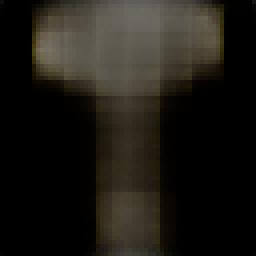
#> input picture snippets/scratch_experiments/generated_image.png, 64 x 64 px (shown 4 times larger)
$ python -i _infillGlare.py   (imports and definitions only)
#> lines starting #> are read from the running program, lines starting #| are printed output that depends on the picture; after the words box and inside, x2 and y2 are one past the last pixel; in counts of white or black regions, pixels touching at a corner belong together
from scipy import ndimage as ndi
import matplotlib.pyplot as plt
from skimage.feature import peak_local_max
from skimage import img_as_float
from skimage.color import rgb2gray, rgb2hsv
import numpy as np
from skimage import util
import cv2

def _infillGlare(img,filter_size=20,min_peak_dist=20,sat_glare_range=20,show=False):
#> called with filter_size = 20, min_peak_dist = 20, sat_glare_range = 20, show = False
    og_img = img

    # create lum channel image
    lum_img = rgb2gray(og_img)
    lum_img = img_as_float(lum_img)

    # create inverted sat channel image
    sat_img = rgb2hsv(og_img)
#> sat_img: shape (64, 64, 3) float64; mean of channels 0, 1, 2 0.0612, 0.248, 0.116
    sat_img = img_as_float(sat_img)
    sat_img = sat_img[:, :, 1]
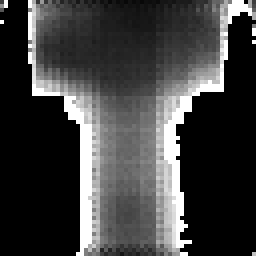
#> sat_img: shape (64, 64) float64 (shown 4 times larger); min 0, max 1, mean 0.248
    sat_img = util.invert(sat_img)
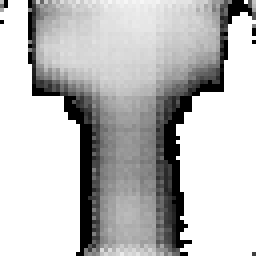
#> sat_img: shape (64, 64) float64 (shown 4 times larger); min 0, max 1, mean 0.752

    # combine the two images
    img = (lum_img + sat_img) / 2
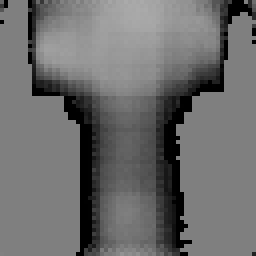
#> img: shape (64, 64) float64 (shown 4 times larger); min 0.000141, max 0.67, mean 0.429

    # image_max is the dilation of im with a 20*20 structuring element
    # it is used within peak_local_max function
    image_max = ndi.maximum_filter(img, size=filter_size, mode='constant')
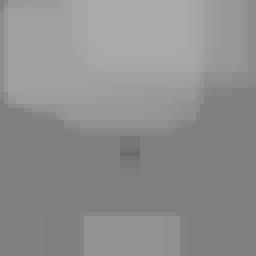
#> image_max: shape (64, 64) float64 (shown 4 times larger); min 0.418, max 0.67, mean 0.56

    # Comparison between image_max and im to find the coordinates of local maxima
    coordinates = peak_local_max(img, min_distance=min_peak_dist)
#> coordinates = empty array

    # display results of local max
    if show:
        fig, axes = plt.subplots(1, 3, figsize=(8, 3), sharex=True, sharey=True)
        ax = axes.ravel()
        ax[0].imshow(img, cmap=plt.cm.gray)
        ax[0].axis('off')
        ax[0].set_title('Original')

        ax[1].imshow(image_max, cmap=plt.cm.gray)
        ax[1].axis('off')
        ax[1].set_title('Maximum filter')
        ax[2].imshow(img, cmap=plt.cm.gray)
        ax[2].autoscale(False)
        ax[2].plot(coordinates[:, 1], coordinates[:, 0], 'r.')
        ax[2].axis('off')
        ax[2].set_title('Peak local max')

        fig.tight_layout()
        plt.show()

    # convert to grey and threshold
    img_gray = cv2.cvtColor(og_img, cv2.COLOR_BGR2GRAY)
    thresh = cv2.adaptiveThreshold(img_gray,255,cv2.ADAPTIVE_THRESH_MEAN_C,\
            cv2.THRESH_BINARY,11,2)
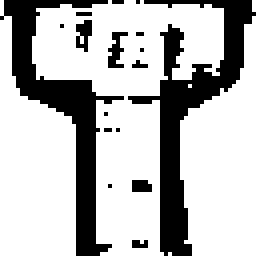
#> thresh: shape (64, 64) (shown 4 times larger); 72.8% white; 17 black regions (13 under 20 px), largest, box (x1, y1, x2, y2) and area: (32, 0, 64, 64) 542, (0, 0, 31, 64) 483, (27, 8, 32, 17) 24, (19, 5, 23, 13) 21

    ret, thresh = cv2.threshold(img_gray, 127, 255, cv2.THRESH_BINARY)
#> thresh: shape (64, 64); every value is 0

    contours, hierarchy = cv2.findContours(thresh, cv2.RETR_TREE, cv2.CHAIN_APPROX_SIMPLE)
#> contours = []

    blank = np.zeros_like(img)
    cv2.drawContours(blank, contours, -1, (255, 255, 255), -1)
#> blank: shape (64, 64) float64; every value is 0
    cv2.imshow("img", blank)
    cv2.waitKey(0)

    peak_contours = []
    for c in contours:
        cont_filled = np.zeros_like(img)
        cv2.drawContours(cont_filled, [c], -1, (255, 255, 255), thickness=-1)
        for xy in coordinates:
            if cont_filled[xy] == (255,255,255):
                peak_contours.append(c)
#> this loop made 0 passes
#> after the loop, peak_contours = []

    peak_filled = np.zeros_like(img)
    cv2.drawContours(peak_filled, peak_contours, -1, (255, 255, 255), 1)
    cv2.imshow("img",peak_filled)
    cv2.waitKey(0)

>>> import cv2
>>> picture = cv2.cvtColor(cv2.imread('../../../../snippets/scratch_experiments/generated_image.png'), cv2.COLOR_BGR2RGB)
>>> result = _infillGlare(picture)
